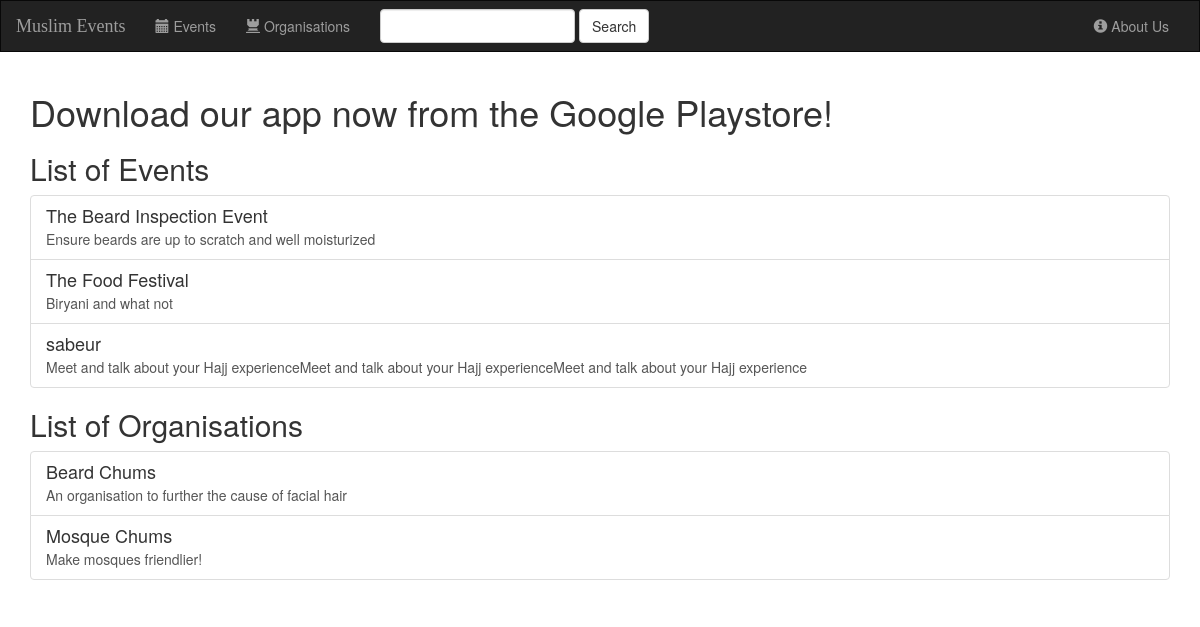
The page / on the database its author committed.
### home/models.py (models this page shows, shortened)
class Event(models.Model):
    organisation = models.ForeignKey(Organisation, on_delete=models.CASCADE)
    name = models.CharField(max_length=100)
    description = models.CharField(max_length=5000)
    image = models.FileField()
    start = models.DateTimeField(default=timezone.now)
    end = models.DateTimeField(default=timezone.now)

class Organisation(models.Model):
    name = models.CharField(max_length=100)
    description = models.CharField(max_length=1000)

### home/views.py (the view)
# urls.py: url(r'^$', views.index, name='index'),
def index(request):
    all_orgs = Organisation.objects.all()
    all_events = Event.objects.all()
    context = {
        'all_orgs': all_orgs,
        'all_events': all_events,
    }
    return render(request, 'home/index.html', context)

### home/templates/home/index.html
{% extends 'home/base.html' %}
{% block body %}
    <div class="container">
    <h1>Download our app now from the Google Playstore!</h1>
        <h2>List of Events</h2>
            {% if all_events %}
                <div class="list-group">
                    {%  for event in all_events %}
                        <a href="/{{ event.id }}" class="list-group-item">
                            <h4 class="list-group-item-heading">{{ event.name }}</h4>
                            <p class="list-group-item-text">{{ event.description }}</p>
                        </a>
                    {% endfor %}
                </div>
            {% else %}
         <h3>No events available</h3>
        {% endif %}
        <h2>List of Organisations</h2>
        <div class="list-group">
            {%  for org in all_orgs %}
                <a href="#" class="list-group-item">
                    <h4 class="list-group-item-heading">{{ org.name }}</h4>
                    <p class="list-group-item-text">{{ org.description }}</p>
                </a>
            {% endfor %}
        </div>
    </div>
{% endblock %}

### rows shown on the page
Event: name "The Beard Inspection Event", description "Ensure beards are up to scratch and well moisturized"
Event: name "The Food Festival", description "Biryani and what not"
Event: name "sabeur", description "Meet and talk about your Hajj experienceMeet and talk about your Hajj experienceMeet and talk about your Hajj experience"
Organisation: name "Beard Chums", description "An organisation to further the cause of facial hair"
Organisation: name "Mosque Chums", description "Make mosques friendlier!"
